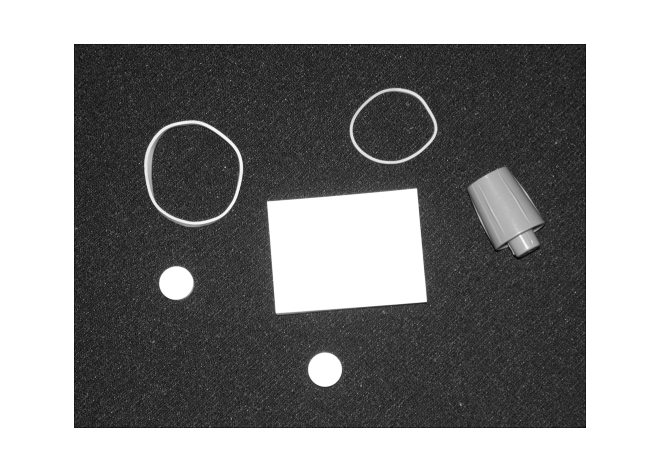
#> input picture 1.png, 661 x 471 px, given in place of train.png, which was not available
$ python problem3_2.py
#> lines starting #> are read from the running program, lines starting #| are printed output that depends on the picture; after the words box and inside, x2 and y2 are one past the last pixel; in counts of white or black regions, pixels touching at a corner belong together; pictures that were not available may be replaced by others from this repository, and a replacement may not be noted
import numpy as np
import matplotlib.pyplot as plt
from PIL import Image

def myHoughCircleTrain(imBW, c, ptlist):
    # Calculate relative positions of boundary points from center
    rel_positions = [(x - c[0], y - c[1]) for x, y in ptlist]

    # Calculate radius for verification
    radii = [np.sqrt(dx*dx + dy*dy) for dx, dy in rel_positions]
    radius = np.mean(radii)

    # Store only necessary information
    yourcellvar = {
        'rel_positions': rel_positions,
        'radius': radius
    }

    return yourcellvar

def myHoughCircleTest(imBWnew, yourcellvar):
    height, width = imBWnew.shape
    rel_positions = yourcellvar['rel_positions']

    # Create accumulator array
    accumulator = np.zeros((height, width))

    # Get edge points
    edge_points = np.argwhere(imBWnew > 0)

    # Vote in accumulator space
    for y, x in edge_points:
        for dx, dy in rel_positions:
            center_x = x - dx
            center_y = y - dy
            if (0 <= center_x < width and 0 <= center_y < height):
                accumulator[center_y, center_x] += 1

    # Find top 2 centers using non-maximum suppression
    centers = []
    min_distance = int(yourcellvar['radius'] * 0.8)

    for _ in range(2):  # Find exactly 2 centers as required
        if np.max(accumulator) == 0:  # No more peaks
            break

        y, x = np.unravel_index(np.argmax(accumulator), accumulator.shape)
        centers.append((x, y))  # Store in (x,y) format

        # Suppress region around detected center
        y_min = max(0, y - min_distance)
        y_max = min(height, y + min_distance + 1)
        x_min = max(0, x - min_distance)
        x_max = min(width, x + min_distance + 1)
        accumulator[y_min:y_max, x_min:x_max] = 0

    return centers

def visualize_results(image, centers, radius):
    """Helper function to visualize results."""
    plt.figure(figsize=(8, 8))
    plt.imshow(image, cmap='gray')
    plt.title('Detected Circles')

    for center in centers:
        circle = plt.Circle(center, radius, fill=False, color='r', linewidth=2)
        plt.gca().add_artist(circle)
        plt.plot(center[0], center[1], 'r+', markersize=10)

    plt.axis('off')
    plt.show()

# Example usage
def main():
    # Use the provided center and boundary points
    c = (100, 100)
    ptlist = [
          (90, 97), (90, 98), (90, 99), (90, 100), (90, 101), (90, 102), (90, 103),
          (91, 95), (91, 96), (91, 104), (91, 105), (92, 94), (92, 106), (93, 93),
          (93, 107), (94, 92), (94, 108), (95, 91), (95, 109), (96, 91), (96, 109),
          (97, 90), (97, 110), (98, 90), (98, 110), (99, 90), (99, 110), (100, 90),
          (100, 110), (101, 90), (101, 110), (102, 90), (102, 110), (103, 90),
          (103, 110), (104, 91), (104, 109), (105, 91), (105, 109), (106, 92),
          (106, 108), (107, 93), (107, 107), (108, 94), (108, 106), (109, 95),
          (109, 96), (109, 104), (109, 105), (110, 97), (110, 98), (110, 99),
          (110, 100), (110, 101), (110, 102), (110, 103)
    ]

    # Load images
    train_img = np.array(Image.open('./train.png').convert('L'))
#> train_img is the input picture: shape (471, 661); min 6, max 255, mean 140.8
    test_img = np.array(Image.open('./test.png').convert('L'))
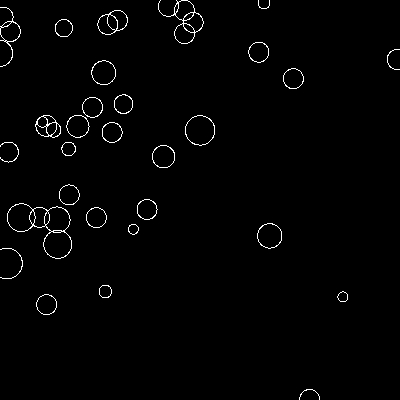
#> input picture test.png, 400 x 400 px
#> test_img is the input picture: shape (400, 400); 1.4% white in thin lines or dots

    # Convert to binary
    train_binary = (train_img > 128).astype(np.uint8)
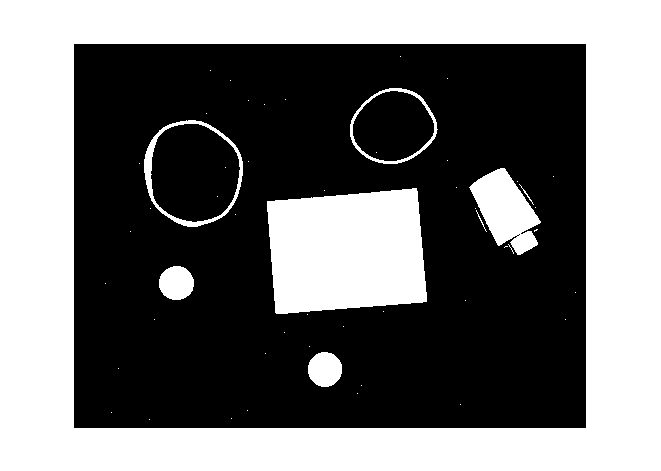
#> train_binary: shape (471, 661); values 0 (black) and 1 (white), 44.8% white; 54 white regions (45 under 20 px), largest, box (x1, y1, x2, y2) and area: (0, 0, 661, 471) 114723, (267, 188, 427, 314) 17253, (469, 168, 541, 255) 3434
    test_binary = (test_img > 128).astype(np.uint8)
#> test_binary: shape (400, 400); values 0 (black) and 1 (white), 1.4% white in thin lines or dots

    # Training phase
    trained_data = myHoughCircleTrain(train_binary, c, ptlist)
#> trained_data = 2 items

    # Testing phase
    centers = myHoughCircleTest(test_binary, trained_data)
#> in myHoughCircleTest, `rel_positions = yourcellvar['rel_positions']`: rel_positions = 56 pairs, first value -10 to 10, second value -10 to 10
#> in myHoughCircleTest, `edge_points = np.argwhere(imBWnew > 0)`: edge_points = 2271 pairs, first value 0 to 399, second value 0 to 399
#> the loop in myHoughCircleTest, `for y, x in edge_points:` made 2271 passes
#> (y, x) on passes 1 to 3: (0, 160), (0, 176), (0, 181)
#> after the loop in myHoughCircleTest, `for y, x in edge_points:`:
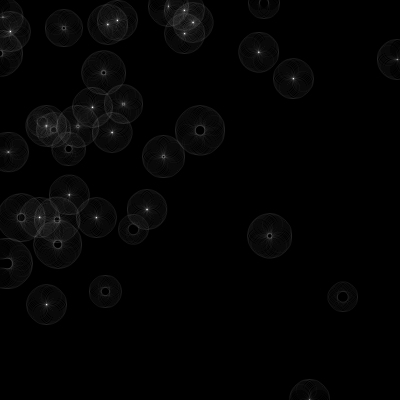
#> accumulator: shape (400, 400) float64; min 0, max 54, mean 0.8; drawn with min black and max white
#> in myHoughCircleTest, `min_distance = int(yourcellvar['radius'] * 0.8)`: min_distance = 8
#> the loop in myHoughCircleTest, `for _ in range(2):` made 2 passes
#> (y, x, y_min, y_max, x_min, x_max) on passes 1 to 2: (31, 10, 23, 40, 2, 19), (20, 117, 12, 29, 109, 126)
#> after the loop in myHoughCircleTest, `for _ in range(2):`: accumulator: shape (400, 400) float64; 0.36% of pixels changed, all inside (x1, y1, x2, y2) = (2, 12, 126, 40)
#> after the loop in myHoughCircleTest, `for _ in range(2):`: centers = [(10, 31), (117, 20)]
#> centers = [(10, 31), (117, 20)]

    # Print results
    print("Detected circle centers:")
    for i, center in enumerate(centers, 1):
        print(f"Circle {i}: center at {center}")
#> this loop made 2 passes
#> (i, center) on passes 1 to 2: (1, (10, 31)), (2, (117, 20))
#| Circle 1: center at (10, 31)
#| Circle 2: center at (117, 20)

    # Visualize results
    visualize_results(test_binary, centers, trained_data['radius'])
#> the loop in visualize_results, `for center in centers:` made 2 passes
#> in visualize_results, `plt.show()`:
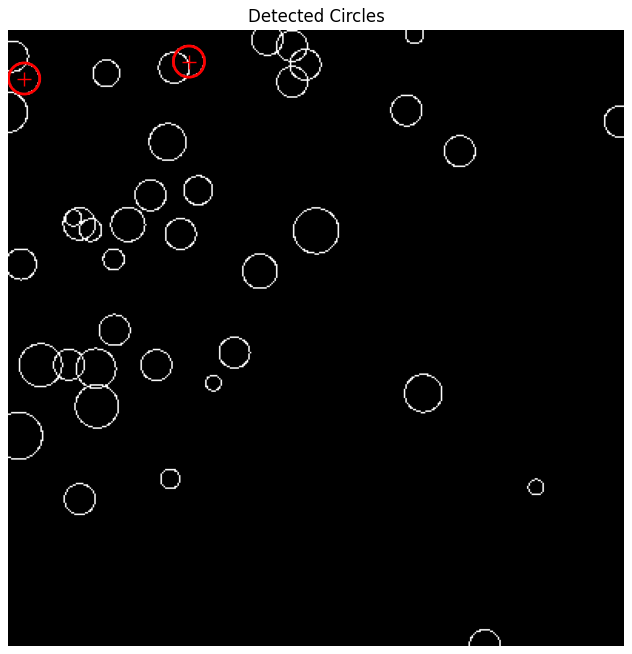
#> figure drawn by matplotlib, 1 panel

if __name__ == "__main__":
    main()
